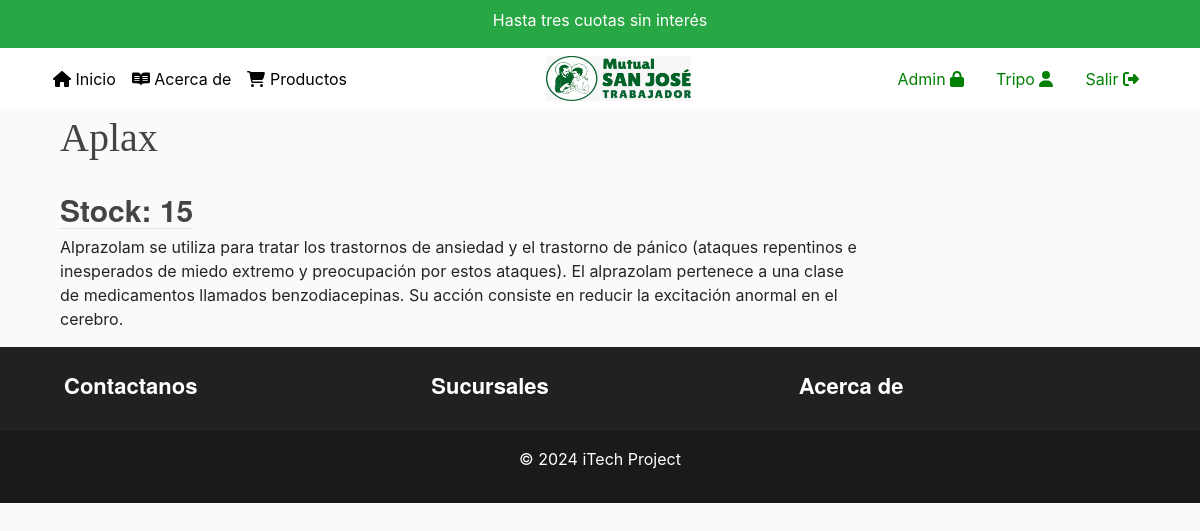
The app's page /Medicamentos/2374627 (signed in) with its own data.
### users/models.py (models this page shows, shortened)
class CustomUser(AbstractUser):
    def image_upload_to(self, instance=None):
        if instance:
            return os.path.join('Users', self.username, instance)
        return None
    STATUS = (
        ('cliente', 'cliente'),
        ('Auxiliar', 'Auxiliar'),
        ('Administrativo', 'Administrativo'),
        ('Farmaceutico', 'Farmaceutico'),
        ('Medico', 'Medico'),
    )
    email = models.EmailField(unique=True)
    status = models.CharField(max_length=100, choices=STATUS, default='Empleado')
    description = models.TextField("Description", max_length=600, default='', blank=True)
    image = models.ImageField(default='default/no_image.jpg', upload_to=image_upload_to)

### main/models.py (models this page shows, shortened)
class Article(models.Model):
    def image_upload_to(self, instance=None):
        if instance:
            return os.path.join('ArticleSeries', slugify(self.series.slug), slugify(self.article_slug), instance)
        return None
    tipo_choice = (
        ('venta libre', 'Venta Libre'),
        ('bajo receta', 'Bajo Receta'),
        ('bajo receta duplicada', 'Bajo receta duplicado-Lista IV'),
    )
    title = models.CharField("Nombre Comercial", max_length=200)
    id_articulo = models.AutoField(primary_key=True)
    subtitle = models.CharField("Accion Farmatologica",max_length=200, default="", blank=True)
    article_slug = models.SlugField("Codigo de Barra", null=False, blank=False, unique=True)
    id_Laboratorio = models.ForeignKey('main.Laboratorio', on_delete=models.CASCADE)
    principio_activo=models.CharField ('Droga',max_length=17)
    content = RichTextField("Presentacion", blank=True, default='')
    tipo_Producto=models.CharField(choices=tipo_choice, max_length=45)
    notes = RichTextField(blank=True, default='')
    published = models.DateTimeField("Fecha publicada", default=timezone.now)
    modified = models.DateTimeField("Fecha modificada", default=timezone.now)
    series = models.ForeignKey(ArticleSeries, default="", verbose_name="Series", on_delete=models.SET_DEFAULT)
    image = models.ImageField("Imagen", default='default/no_image.jpg', upload_to=image_upload_to, max_length=255)
    class Meta:
        verbose_name = "Producto"
        verbose_name_plural = "Productos"
        ordering = ['-published']
    @property
    def stock_actual(self):
        movimientos = Movimiento.objects.filter(id_articulo=self)
        stock = 0
        for movimiento in movimientos:
            if movimiento.tipo == '0':  # Ingreso
                stock += movimiento.cantidad
            elif movimiento.tipo == '1':  # Egreso
                stock -= movimiento.cantidad
        return stock

class Movimiento(models.Model):
    JOB_CHOICES =(
        ('0', 'Ingreso'),
        ('1', 'Egreso'),
    )
    id_Movimiento = models.AutoField(primary_key=True)
    tipo= models.CharField('Tipo de movimiento', max_length=1, choices= JOB_CHOICES)
    cantidad=models.IntegerField ('Cantidad')
    id_articulo = models.ForeignKey('main.Article', on_delete=models.CASCADE)
    fecha_Caducidad=models.DateField('Fecha de caducidad')
    recetas= models.ImageField('Recetas', null=True,blank=True)
    duplicado = models.ImageField('Duplicado', null=True,blank=True)
    id_Proveedor = models.ForeignKey('main.Proveedor', null=True,blank=True, on_delete=models.CASCADE)
    id_Paciente = models.ForeignKey('main.Paciente',null=True,blank=True, on_delete=models.CASCADE)

### main/decorators.py (the view)
        def _wrapped_view(request, *args, **kwargs):
            if not request.user.is_authenticated:
                messages.error(request, "Inicie Sesion antes de comprar el producto")
                return redirect(redirect_url)
            return view_func(request, *args, **kwargs)

### main/views.py (called while the page is built)
@user_is_authenticated
def article(request, series: str, article: str):
    matching_article = Article.objects.filter(series__slug=series, article_slug=article).first()
    return render(request=request,
                  template_name='main/article.html',
                  context={"object": matching_article}
                  )

### main/templates/main/article.html (shortened to what this page needs)
{% extends "main/header.html" %}
{% block content %}
<main role="main" class="container-xl">
    <div class="col-lg-12 col-md-12 col-sm-12">
        <div class="d-flex">
            <div>
                <h1 class="title-style">{{ object.title }}</h1>
                <h3 class="stock-style">Stock: {{ object.stock_actual }}</h2>
            </div>
        </div>
    </div>
    <div class="col-lg-9 col-md-12 col-sm-12" id="content">
        <div class="article-style">
            {{ object.content|safe }}
        </div>
    </div>
{% endblock content %}

### main/templates/main/includes/navbar.html (shortened to what this page needs)
{% load static %}
<header class="site-header" style="margin-bottom: 5px">
    <nav class="navbar navbar-expand-md navbar-color">
        <div class="container">
            <div class="navbar-nav">
                <a class="nav-item nav-link" href="/"><i class="fas fa-home"></i> Inicio</i></a>
            </div>
            <div class="collapse navbar-collapse" id="navbarToggle">
                <div class="navbar-nav mr-auto">
                    <a class="nav-item nav-link" href="{% url 'acercade' %}"><i class="fa-brands fa-readme"></i> Acerca de</a>
                    <a class="nav-item nav-link" href="{% url 'productos' %}"><i class="fa-solid fa-cart-shopping"></i> Productos</a>
                </div>
                <div class="navbar-nav mr-auto">
                <img src="{% static "images/logo.jpeg" %}" width="145" height="45" align="center">
                </div>
                {% if user.is_authenticated %}
                {% if user.is_staff %}
                <a class="nav-item nav-link" href="{% url 'admin:index' %}" style="color:green;">Admin <i class="fa-solid fa-lock"></i></a>
                {% endif %}
                <a class="nav-item nav-link" href="{% url 'profile' user.username %}" style="color:green">
                    {{user.username}} <i class="fas fa-user"></i>
                </a>
                <a class="nav-item nav-link" href="{% url 'logout' %}" style="color:green">
                    Salir <i class="fas fa-sign-out-alt"></i>
                </a>
                {% endif %}
                </div>
            </div>
    </nav>
</header>

### main/static/main/main.css (style rules this page uses)
:root { --footercolor: #ffffff; --navbarcolor: #ffffff; --btncolor: #ffffff; --socialcolor: #ffffff; --brightText: #020202; }
.navbar-color { background-color: var(--navbarcolor); }
body { background: #fafafa; }
h1, h2, h3, h4, h5, h6 { color: #444444; }
.site-header .navbar-nav .nav-link { color: var(--brightText); }
.title-style { font-family: fell, Georgia, Cambria, 'Times New Roman', Times, serif !important; }
.article-style h1, h3 { font-weight: bold; border-bottom: 1px solid rgba(0,0,0,.1); letter-spacing: 0; font-family: sohne, "Helvetica Neue", Helvetica, Arial, sans-serif; font-style: normal; margin-top: 1.0em; margin-bottom: 0.2em; line-height: 36px !important; font-size: 30px !important; }
img { max-width: 100%; max-height: 100%; }

### records on screen
CustomUser: username "Tripo"
Article: title "Aplax", stock_actual "15", content "Alprazolam se utiliza para tratar los trastornos de ansiedad y el trastorno de pánico (ataques repentinos e inesperados de miedo extremo y preocupación por estos ataques). El alprazolam pertenece a una clase de medicamentos llamados benzodiacepinas. Su acción consiste en reducir la excitación anormal en el cerebro."
